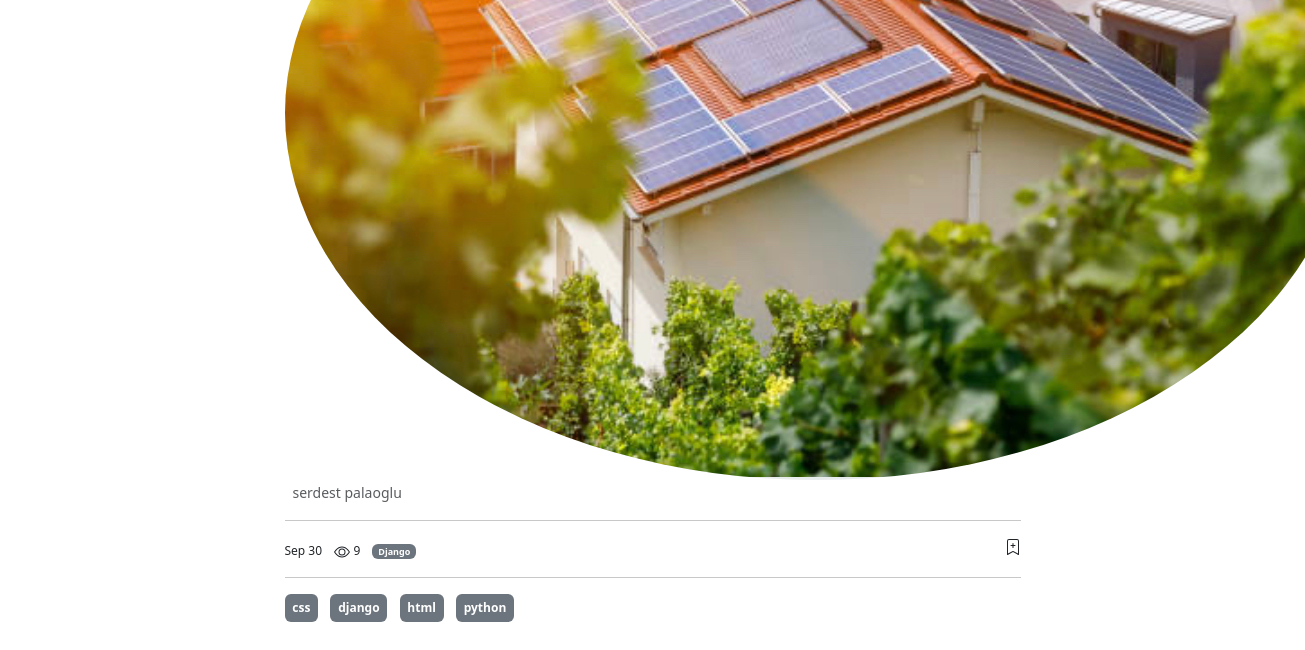
The app's page /read/palaoglu-serdest/python-django/ (lower part), older data.
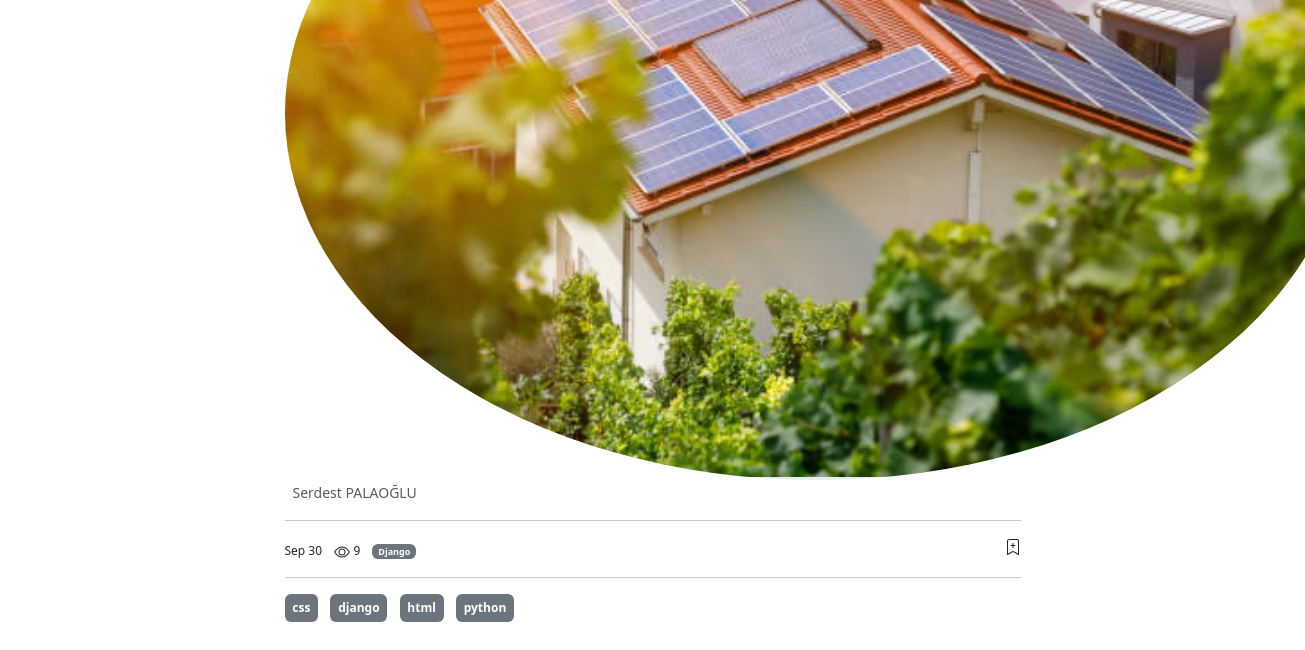
The same page, newer data.
### blog/models.py (models this page shows, shortened)
class BaseModel(models.Model):
    title = models.CharField(max_length=200)
    slug = AutoSlugField(populate_from='title', unique=True)
    is_active = models.BooleanField(default=True)
    created_at = models.DateTimeField(auto_now_add=True)
    updated_at = models.DateTimeField(auto_now=True)
    class Meta:
        abstract = True
        ordering = ('title',)

class BlogPost(BaseModel):
    user = models.ForeignKey(User, on_delete=models.CASCADE)
    content = HTMLField(blank=True, null=True)
    category = models.ForeignKey(Category, on_delete=models.SET_NULL, null=True)
    tag = models.ManyToManyField(Tag,)
    cover_image = models.ImageField(upload_to='post')
    view_count = models.PositiveBigIntegerField(default=0)
    class Meta:
        ordering = ('-created_at',)

class Category(BaseModel):
    def __str__(self):
        return self.title
    def get_absolute_url(self):
        return reverse(
            'blog:category_view',
            kwargs={
                "category_slug": self.slug
            }
        )

### user_profile/models.py (models this page shows, shortened)
class Profile(models.Model):
    user = models.OneToOneField(User, on_delete=models.CASCADE)
    avatar = models.ImageField(upload_to='avatar')
    instagram = models.CharField(max_length=200)
    slug = models.SlugField(max_length=200)
    info = tinymce_models.HTMLField(blank=True, null=True)
    def get_all_posts_url(self):
        return reverse(
            'read:all_posts_view',
            kwargs={
                "user_slug": self.slug
            }
        )

### read/views.py (the view)
# urls.py: path('<slug:user_slug>/<slug:post_slug>/',post_detail_view , name='post_detail_view'),
def post_detail_view(request, user_slug, post_slug):
    post = get_object_or_404(BlogPost, slug=post_slug, is_active=True)
    post.view_count +=1
    post.save()
    context = dict(
        post=post,
    )
    return render(request, 'read/post_detail.html', context)

### blog/models.py (called while the page is built)
    def get_absolute_url(self):
        return reverse(
            'blog:tag_view',
            kwargs={
                "tag_slug": self.slug
            }
        )

### read/templates/read/post_detail.html (shortened to what this page needs)
{% extends 'core/base.html' %}
{% block content %}
<div class="container mt-2">
            {% include 'read/components/post.html' %}
    </div>
{% endblock content %}

### read/templates/read/components/post.html (shortened to what this page needs)
{% load thumbnail %}
<article class="row mb-3">
    <div class="col-sm-8 offset-sm-2">
        <div>
            <a href="{{ post.user.profile.get_all_posts_url  }}" class="text-decoration-none text-muted">
                <img src="{{ post.user.profile.avatar|thumbnail_url:'avatar' }}" class="rounded-circle" alt="">
                <small class="ms-2">{{ post.user.get_full_name }}</small>
            </a>
        </div>
        <hr>
        <ul class="list-inline">
            <li class="list-inline-item fs-12">Sep 30</li>
            <li class="list-inline-item fs-12">
                   {{ post.view_count }}
            </li>
            <li class="list-inline-item fs-12">
                <span class="badge bg-secondary">
                    <a href="{{ post.category.get_absolute_url }}" class="text-decoration-none text-white">{{ post.category }}</a>
                </span>
            </li>
            <li class="list-inline-item fs-12 float-end">
            </li>
        </ul>
        <hr>
        <ul class="list-inline mt-3">
            {% for tag in post.tag.all %}
                <li class="list-inline-item">
                    <a class="badge bg-secondary text-decoration-none text-white py-2" href="{{ tag.get_absolute_url }}" role="button">{{ tag.title }}</a>
                </li>
            {% endfor %}
        </ul>
    </div>
</article>

Row changes from the older to the newer data that the page shows:
changed through a linked row, BlogPost "Django": user.get_full_name "serdest palaoglu" → "Serdest PALAOĞLU"
